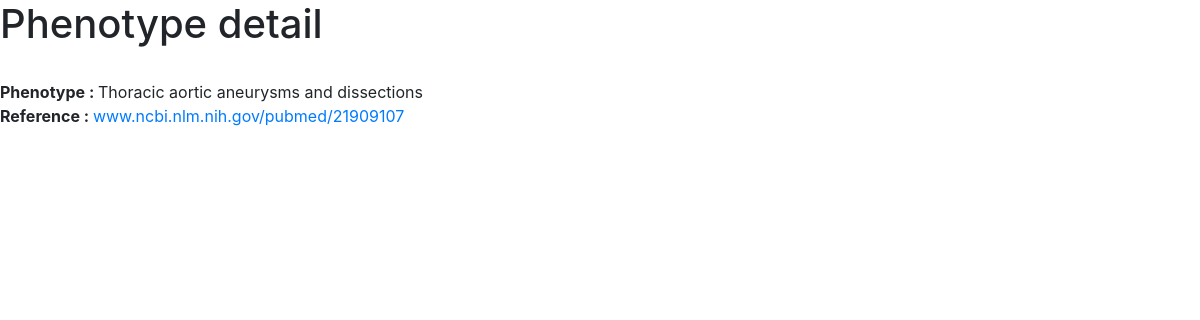
The app's page /phenotype_detail_page/?=Thoracic aortic aneurysms and dissections with its own data.
### SNP_site/models.py (models this page shows)
class Database(models.Model):
    pumedid = models.IntegerField()
    first_author = models.CharField(max_length = 255)
    date = models.DateField()
    journal = models.CharField(max_length = 255)
    link = models.CharField(max_length = 255)
    study = models.CharField(max_length = 255)
    disease = models.CharField(max_length = 255, blank = True, null = True)
    initial_sample_size = models.CharField(max_length = 255)
    region = models.CharField(max_length = 255, blank = True, null = True)
    chr_id = models.IntegerField(null=True, blank=True)
    chr_pos = models.IntegerField(null=True, blank=True)
    strongest_snp_id_risks = models.CharField(max_length = 255, blank = True, null = True)
    snps = models.CharField(max_length = 255, blank = True, null = True)
    snp_id_current = models.IntegerField(null = True, blank = True)
    context = models.CharField(max_length = 255, null = True, blank = True)
    risk_allele_frequency = models.FloatField(null=True, blank=True)
    p_value = models.FloatField()
    p_valueLog = models.FloatField()

### SNP_site/views.py (the view)
# urls.py: url(r'^phenotype_detail_page/$', phenotype_detail, name = 'phenotype_detail')
def phenotype_detail(request):
    querystring = request.GET.urlencode()
    querystring = querystring.replace("+", ' ')
    querystring = querystring.replace("=", "")
    querystring = querystring.replace("%28", "(")
    querystring = querystring.replace("%29", ")")
    querystring = querystring.replace("%27", "'")
    data = Database.objects.filter(disease = querystring).values('disease', 'link').distinct() # get the query without occurency of the same item
    context = RequestContext(request)
    return render_to_response('phenotype_detail_page.html', {"result" : data}, context)

### SNP_site/templates/phenotype_detail_page.html (shortened to what this page needs)
<!DOCTYPE html>
<html lang="en">
  <head>
    <link rel="stylesheet" href="https://stackpath.bootstrapcdn.com/bootstrap/4.3.1/css/bootstrap.min.css">
  </head>
  <body>
  <h1> Phenotype detail </h1>
  {% for d in result %}
    <br> <b> Phenotype : </b> {{d.disease}}
    <br> <b> Reference : </b> <a href="https://{{d.link}}" >{{d.link}}</a>
    <br>
  {% endfor %}
  </body>
</html>

### records on screen
Database: disease "Thoracic aortic aneurysms and dissections", link "www.ncbi.nlm.nih.gov/pubmed/21909107"
